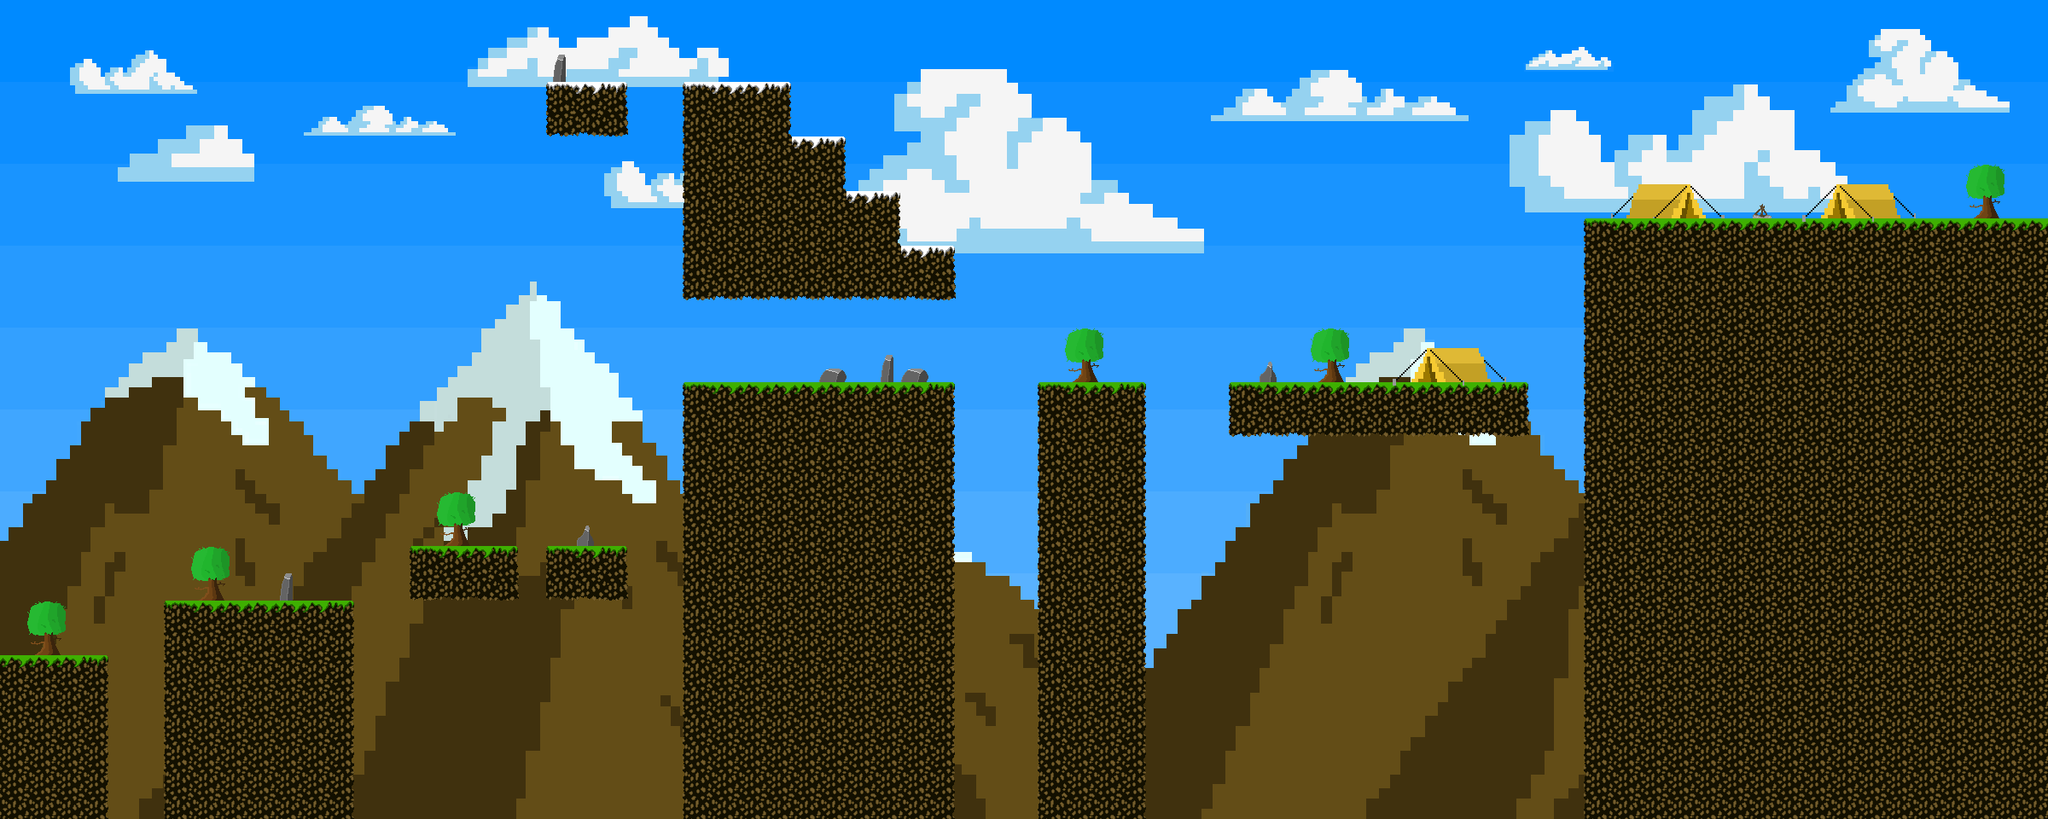

Tiled map render using the project's own tile images. Description and the map definition, with tile-layer contents summarised, below:
An orthogonal 75x30 tile map with 32x32 px tiles, 3 tile layers (background, ground, props).

<map version="1.0" tiledversion="1.1.0" orientation="orthogonal" renderorder="right-down" width="75" height="30" tilewidth="32" tileheight="32" infinite="0" nextobjectid="1">
 <tileset firstgid="1" name="tileset" tilewidth="32" tileheight="32" tilecount="2670" columns="89">
  <image source="tileset.png" width="2848" height="960" />
  <tile id="90">
   <properties>
    <property name="collides" type="bool" value="true" />
   </properties>
  </tile>
  <tile id="91">
   <properties>
    <property name="collides" type="bool" value="true" />
   </properties>
  </tile>
  <tile id="92">
   <properties>
    <property name="collides" type="bool" value="true" />
   </properties>
  </tile>
  <tile id="179">
   <properties>
    <property name="collides" type="bool" value="true" />
   </properties>
  </tile>
  <tile id="180">
   <properties>
    <property name="collides" type="bool" value="true" />
   </properties>
  </tile>
  <tile id="181">
   <properties>
    <property name="collides" type="bool" value="true" />
   </properties>
  </tile>
  <tile id="268">
   <properties>
    <property name="collides" type="bool" value="true" />
   </properties>
  </tile>
  <tile id="269">
   <properties>
    <property name="collides" type="bool" value="true" />
   </properties>
  </tile>
  <tile id="270">
   <properties>
    <property name="collides" type="bool" value="true" />
   </properties>
  </tile>
  <tile id="279">
   <properties>
    <property name="collides" type="bool" value="true" />
   </properties>
  </tile>
  <tile id="446">
   <properties>
    <property name="collides" type="bool" value="true" />
   </properties>
  </tile>
  <tile id="447">
   <properties>
    <property name="collides" type="bool" value="true" />
   </properties>
  </tile>
  <tile id="448">
   <properties>
    <property name="collides" type="bool" value="true" />
   </properties>
  </tile>
  <tile id="455">
   <properties>
    <property name="collides" type="bool" value="true" />
   </properties>
  </tile>
  <tile id="535">
   <properties>
    <property name="collides" type="bool" value="true" />
   </properties>
  </tile>
  <tile id="536">
   <properties>
    <property name="collides" type="bool" value="true" />
   </properties>
  </tile>
  <tile id="537">
   <properties>
    <property name="collides" type="bool" value="true" />
   </properties>
  </tile>
  <tile id="544">
   <properties>
    <property name="collides" type="bool" value="true" />
   </properties>
  </tile>
  <tile id="624">
   <properties>
    <property name="collides" type="bool" value="true" />
   </properties>
  </tile>
  <tile id="625">
   <properties>
    <property name="collides" type="bool" value="true" />
   </properties>
  </tile>
  <tile id="626">
   <properties>
    <property name="collides" type="bool" value="true" />
   </properties>
  </tile>
  <tile id="633">
   <properties>
    <property name="collides" type="bool" value="true" />
   </properties>
  </tile>
  <tile id="717">
   <properties>
    <property name="collides" type="bool" value="true" />
   </properties>
  </tile>
  <tile id="719">
   <properties>
    <property name="collides" type="bool" value="true" />
   </properties>
  </tile>
  <tile id="720">
   <properties>
    <property name="collides" type="bool" value="true" />
   </properties>
  </tile>
 </tileset>
 <layer name="background" width="75" height="30">
  <data>[2250 cells, 2250 non-empty, 2250 distinct tile ids]</data>
 </layer>
 <layer name="ground" width="75" height="30">
  <data>[2250 cells, 778 non-empty, 19 distinct tile ids]</data>
 </layer>
 <layer name="props" width="75" height="30">
  <data>[2250 cells, 78 non-empty, 37 distinct tile ids]</data>
 </layer>
</map>
